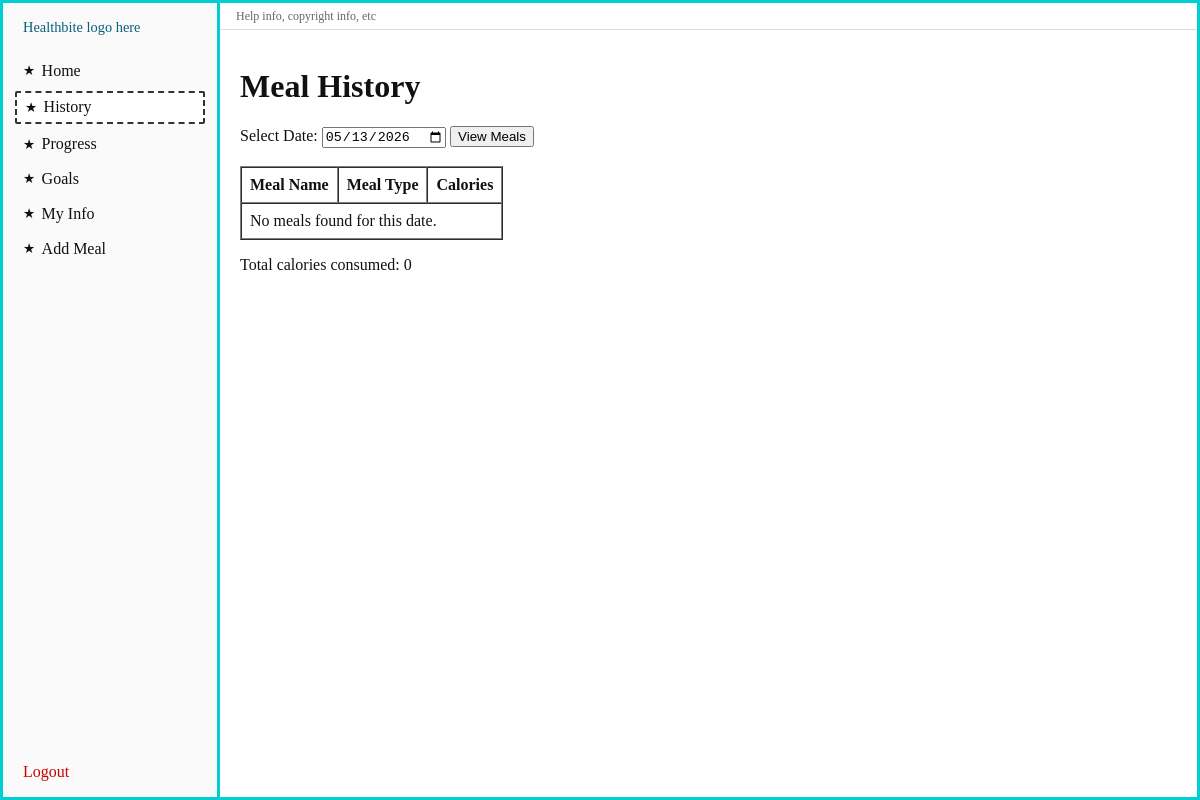
Page /historyrecord/ (signed in) on the earlier database version.
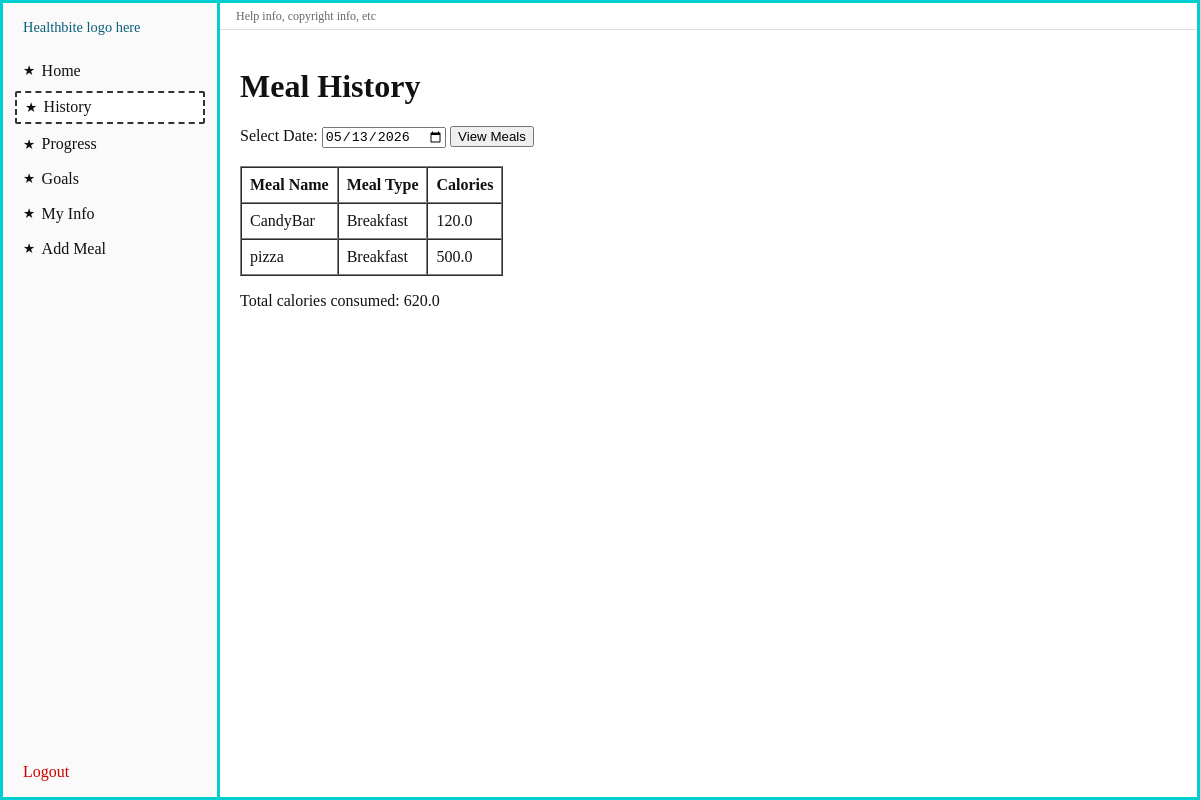
Same page on the later database version.
### core/models.py (models this page shows, shortened)
class MealLogItem(models.Model):
    meal = models.ForeignKey(MealLog, on_delete=models.CASCADE)
    food = models.ForeignKey(FoodItem, on_delete=models.CASCADE)
    quantity = models.FloatField()
    calculated_calories = models.FloatField()

class FoodItem(models.Model):
    created_by = models.ForeignKey(
        AppUser,
        on_delete=models.CASCADE,
        related_name="custom_foods",
        null=True,
        blank=True,
    )
    name = models.CharField(max_length=100)
    calories_per_serving = models.FloatField()
    serving_unit = models.CharField(max_length=50)
    class Meta:
        constraints = [
            models.UniqueConstraint(
                fields=["name"],
                condition=models.Q(created_by__isnull=True),
                name="fooditem_unique_catalog_name",
            ),
        ]

class MealLog(models.Model):
    MEAL_TYPE_CHOICES = [
        ("BREAKFAST", "Breakfast"),
        ("LUNCH", "Lunch"),
        ("DINNER", "Dinner"),
        ("SNACK", "Snack"),
    ]
    user = models.ForeignKey(AppUser, on_delete=models.CASCADE)
    meal_type = models.CharField(max_length=20, choices=MEAL_TYPE_CHOICES)
    meal_time = models.DateTimeField()

### core/views.py (the view)
# urls.py: path('historyrecord/', views.history_record, name='historyrecord'),
def history_record(request):
    _u, _profile, err = _require_login_user(request)
    if err:
        return err
    user_id = request.session["user_id"]
    selected_date = parse_date(request.GET.get("date", "")) or timezone.now().date()
    meals = (
        MealLogItem.objects.filter(
            meal__user_id=user_id,
            meal__meal_time__date=selected_date,
        )
        .select_related("meal", "food")
        .order_by("meal__meal_time")
    )
    total_calories = (
        meals.aggregate(Sum("calculated_calories"))["calculated_calories__sum"] or 0
    )
    return render(
        request,
        "core/historyrecord.html",
        {
            "nav_active": "history",
            "selected_date": selected_date,
            "meals": meals,
            "total_calories": total_calories,
        },
    )

### core/views.py (called while the page is built)
def _require_login_user(request):
    user_id = request.session.get("user_id")
    if not user_id:
        return None, None, redirect("/login/")
    user = get_object_or_404(AppUser, pk=user_id)
    profile, _ = UserProfile.objects.get_or_create(
        user=user,
        defaults={
            "height_cm": 170,
            "weight_kg": 70,
            "full_name": user.email.split("@")[0].title(),
            "daily_calorie_goal": 2500,
        },
    )
    return user, profile, None

### templates/core/historyrecord.html (shortened to what this page needs)
{% extends "core/base.html" %}
{% block content %}
<h1>Meal History</h1>
<form method="GET">
    <label for="history-date">Select Date:</label>
    <input
        type="date"
        id="history-date"
        name="date"
        value="{{ selected_date|date:'Y-m-d' }}"
    >
    <button type="submit">View Meals</button>
</form>
<br>
<table border="1" cellpadding="8" cellspacing="0">
    <thead>
        <tr>
            <th>Meal Name</th>
            <th>Meal Type</th>
            <th>Calories</th>
        </tr>
    </thead>
    <tbody>
        {% for meal in meals %}
            <tr>
                <td>{{ meal.food.name }}</td>
                <td>{{ meal.meal.get_meal_type_display }}</td>
                <td>{{ meal.calculated_calories }}</td>
            </tr>
        {% empty %}
            <tr>
                <td colspan="3">No meals found for this date.</td>
            </tr>
        {% endfor %}
    </tbody>
</table>
<p>Total calories consumed: {{ total_calories }}</p>
{% endblock %}

Differences in the rows shown:
added MealLogItem: food.name "CandyBar", meal.meal_type "Breakfast", calculated_calories "120.0"
added MealLogItem: food.name "pizza", meal.meal_type "Breakfast", calculated_calories "500.0"
Other differences:
{{ total_calories }}: "0" → "620.0"
text no longer shown: "No meals found for this date."
